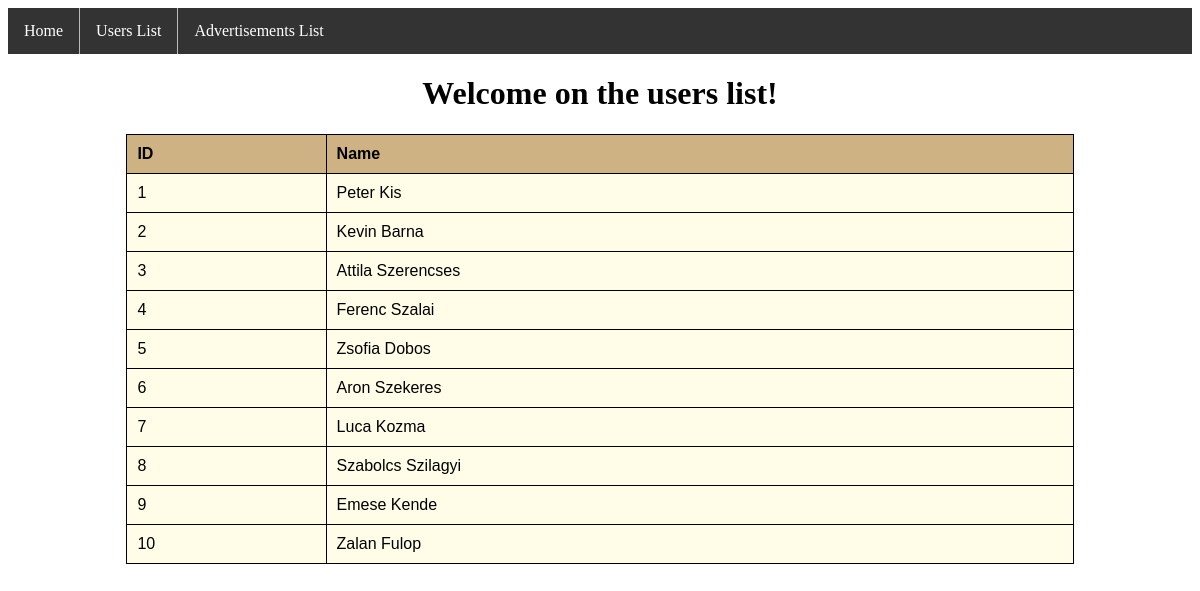
Screenshot of /users with the database file from the repository.
### tables this page shows
CREATE TABLE users (
    id INT(5) UNSIGNED AUTO_INCREMENT PRIMARY KEY,
    name VARCHAR(50) NOT NULL
);

### controller/modelController/userController.php (called while the page is built, shortened)
<?php
    require_once 'model/userModel.php';
    require_once 'config/config.php';
    class userController {
        function __construct() {
            $this->objectConfig = new config();
            $this->objectUserModel =  new userModel($this->objectConfig);
        }
        public function listUsers(){
            $result=$this->objectUserModel->selectAllUsers();
            include "view/userList.php";
        }
    }
?>

### config/config.php (called while the page is built)
<?php
    class config{
        function __construct() {
            $this->host = "localhost";
            $this->user  = "root";
            $this->pass = "";
            $this->db = "users_advertisements";
        }
    }
?>

### model/userModel.php (called while the page is built, shortened)
<?php
    class userModel{
        function __construct($consetup) {
            $this->host = $consetup->host;
            $this->user = $consetup->user;
            $this->pass =  $consetup->pass;
            $this->db = $consetup->db;
        }
        public function openDb() {
            $this->condb=new mysqli($this->host,$this->user,$this->pass,$this->db);
        }
        public function selectAllUsers() {
            try {
                $query=$this->condb->prepare("SELECT * FROM users");
                $query->execute();
                $result=$query->get_result();
                return $result;
            } catch (Exception $e) {
                $this->close_db();
                throw $e;
            }
        }
    }
?>

### view/userList.php (the view, shortened to what this page needs)
<!DOCTYPE html>
<html lang="hu">
<head>
</head>
<body>
    <?php include "menu.php"; ?>
    <h1>Welcome on the users list!</h1>
    <div>
        <?php
            if($result->num_rows > 0){
                echo "<table>";
                echo "<thead>";
                echo "<tr>";
                echo "<th>ID</th>";
                echo "<th>Name</th>";
                echo "</tr>";
                echo "</thead>";
                echo "<tbody>";
                while($row = mysqli_fetch_array($result)){
                    echo "<tr>";
                    echo "<td>" . $row['id'] . "</td>";
                    echo "<td>" . $row['name'] . "</td>";
                    echo "</tr>";
                }
                echo "</tbody>";
                echo "</table>";
            }
            else{
                echo "<p class='lead'><em>No records were found.</em></p>";
            }
        ?>
    </div>
</body>
</html>

### index.php (shortened to what this page needs)
<!DOCTYPE html>
<html lang="hu">
<head>
    <link rel="stylesheet" href="view/css/style.css" />
</head>
</html>
<?php
    require_once 'controller/pageController/pageController.php';
    $controller = new pageController();
    $controller->mvcHandler();
?>

### controller/pageController/pageController.php (shortened to what this page needs)
<?php
    require_once 'controller/modelController/userController.php';
    class pageController {
        public function mvcHandler() {
            $act = isset($_GET['act']) ? $_GET['act'] : NULL;
            switch ($act) {
                case 'userList' :
                    (new userController())->listUsers();
                    break;
            }
        }
    }
?>

### view/menu.php (shortened to what this page needs)
<!DOCTYPE html>
<html lang="hu">
<head>
</head>
<body>
<ul>
    <li><a href="menu">Home</a></li>
    <li><a href="users">Users List</a></li>
    <li><a href="advertisements">Advertisements List</a></li>
</ul>
</body>
</html>

### view/css/style.css (style rules this page uses)
ul { list-style-type: none; margin: 0; padding: 0; overflow: hidden; background-color: #333; }
li { float: left; border-right:1px solid #bbb; }
li:last-child { border-right: none; }
li a { display: block; color: white; text-align: center; padding: 14px 16px; text-decoration: none; }
h1 { text-align: center; }
table { border-collapse: collapse; font-family: helvetica; margin-right: auto; margin-left: auto; width: 80%; }
td, th { border: 1px solid; padding: 10px; background: #FFFDE7; box-sizing: border-box; text-align: left; }
thead th { background: #CFB284; }

### rows the page displays
users: id "1", name "Peter Kis"
users: id "2", name "Kevin Barna"
users: id "3", name "Attila Szerencses"
users: id "4", name "Ferenc Szalai"
users: id "5", name "Zsofia Dobos"
users: id "6", name "Aron Szekeres"
users: id "7", name "Luca Kozma"
users: id "8", name "Szabolcs Szilagyi"
users: id "9", name "Emese Kende"
users: id "10", name "Zalan Fulop"
